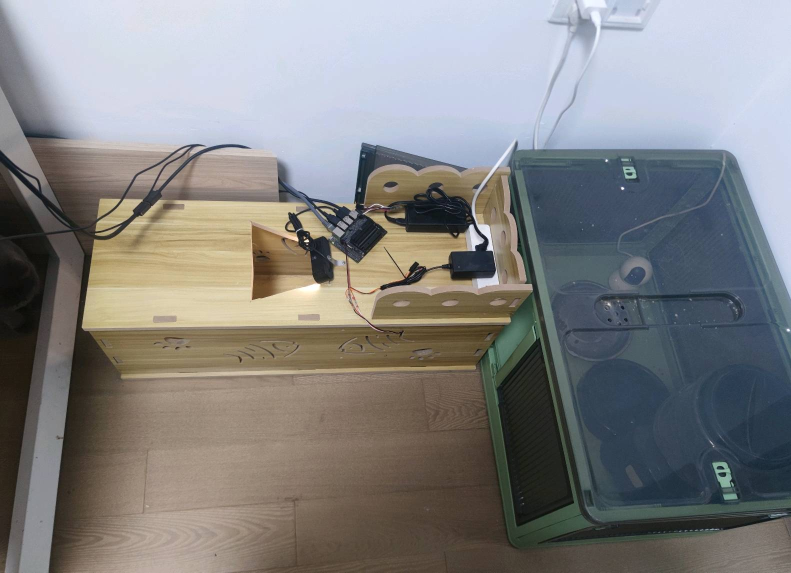
#> input picture images/house.jpg, 1582 x 1145 px (shown at 1/2 size)
$ python resize_png.py ../images   (older library calls are emulated)
#> lines starting #> are read from the running program, lines starting #| are printed output that depends on the picture
#!/usr/bin/env python3
# -*- coding: utf-8 -*-

# Generated by chatGPT

'''该脚本会遍历data目录下每个子目录，找到所有的png文件，然后按照目标尺寸进行等比例缩放，
最后覆盖原来的文件。注意，该脚本不会保留原图像的比例，因此可能会略微拉伸或压缩图像。如果需
要保留比例，请修改代码中的`Image.ANTIALIAS`参数。'''

from PIL import Image
import os
import sys

if len(sys.argv) < 2:
    print("Usage: python resize_images.py <folder-path>")
    sys.exit()

SOURCE_FOLDER = sys.argv[1]  # 源文件夹
TARGET_SIZE = (224, 224)  # 目标尺寸

for root, dirs, files in os.walk(SOURCE_FOLDER):
    for file in files:
        if file.endswith('.png') or file.endswith('.jpg') :
            file_path = os.path.join(root, file)
            with open(file_path, 'rb') as f:
                img = Image.open(f)
#> img is the input picture: PIL image 1582x1145 RGB; mean R, G, B 130.3, 129.9, 129.4
                img = img.resize(TARGET_SIZE, Image.ANTIALIAS)  # 等比例缩放图像
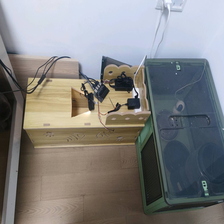
#> img: PIL image 224x224 RGB; mean R, G, B 130.3, 129.9, 129.4
            with open(file_path, 'wb') as f:
                img.save(f, format='png')  # 覆盖原文件，按照PNG格式保存
